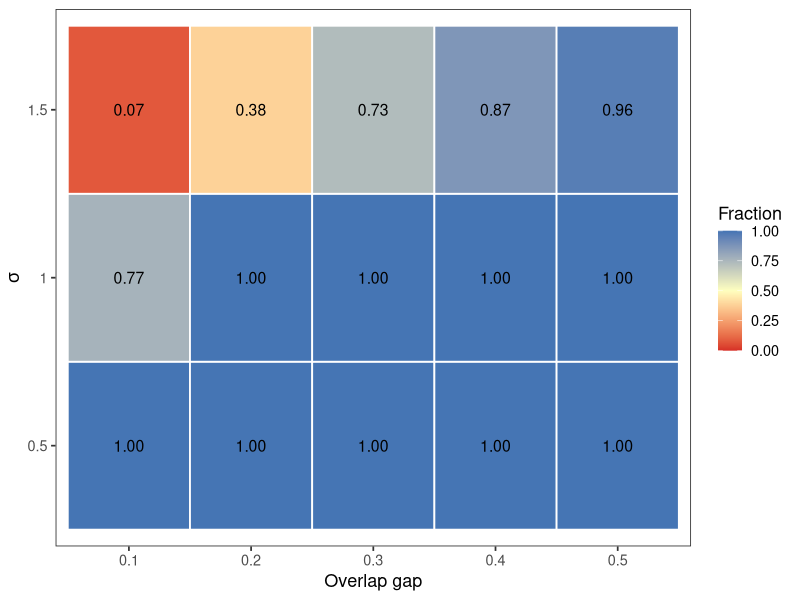

R code for this plot: (Note: this script raises an error after producing the figure.)
## ---- chunk 1
#| label: setup
#| include: false
library(tidyverse)
library(knitr)
library(kableExtra)

d1 <- read.csv("../data/grid_results_model1.csv") %>%
  mutate(gap           = round(item_overlap - class_overlap, 10),
         frac_ow_lt_ob = frac_detected - frac_ob_lt_ow,
         frac_neither  = 1 - frac_detected)

d2 <- read.csv("../data/grid_results_model2.csv") %>%
  mutate(gap           = round(item_overlap - class_overlap, 10),
         frac_tie      = pmax(0, frac_detected - frac_ob_lt_ow - frac_ow_lt_ob),
         frac_neither  = 1 - frac_detected)
## ---- chunk 2
#| label: m1-overall
#| include: false
ob_pct  <- round(mean(d1$frac_ob_lt_ow) * 100)
ow_pct  <- round(mean(d1$frac_ow_lt_ob) * 100)
nei_pct <- round(mean(d1$frac_neither)  * 100)
## ---- chunk 3
#| label: fig-m1-heatmap
#| fig-cap: "Zero-Sensitivity Learner: fraction of seeds with $o_b < o_w$ across the parameter space, averaged over $\\mu \\in \\{10, 30, 60, 100\\}$. Blue = $o_b < o_w$ dominates; red = $o_w < o_b$ dominates; yellow $\\approx 0.5$ marks the transition. The complement of the displayed fraction is split between $o_w < o_b$ and neither-detected seeds."
#| fig-width: 5.5
#| fig-height: 2.6
d1 %>%
  group_by(sigma, gap) %>%
  summarise(frac_ob_lt_ow = mean(frac_ob_lt_ow), .groups = "drop") %>%
  ggplot(aes(x = factor(round(gap, 2)), y = factor(sigma), fill = frac_ob_lt_ow)) +
  geom_tile(colour = "white", linewidth = 0.6) +
  geom_text(aes(label = sprintf("%.2f", frac_ob_lt_ow)), size = 4.0) +
  scale_fill_gradient2(
    low = "#d73027", mid = "#ffffbf", high = "#4575b4",
    midpoint = 0.5, limits = c(0, 1),
    name = "Fraction"
  ) +
  labs(
    x = "Overlap gap",
    y = expression(sigma)
  ) +
  theme_bw(base_size = 13) +
  theme(legend.position = "right", panel.grid = element_blank())
## ---- chunk 4
#| label: m2-overall
#| include: false
m2_means <- d2 %>%
  group_by(add_k) %>%
  summarise(ob  = round(mean(frac_ob_lt_ow), 3),
            ow  = round(mean(frac_ow_lt_ob),  3),
            tie = round(mean(frac_tie),       3),
            nei = round(mean(frac_neither),   3))
## ---- chunk 5
#| label: tbl-m2-summary-table
#| tbl-cap: "Variable-Sensitivity Learner overall means by $k$. 'Tie' indicates both onsets detected at the same $n_{\\text{obs}}$ grid point."
#| tbl-pos: "H"
knitr::kable(m2_means, booktabs = TRUE, escape = FALSE, format = "latex", linesep = "",
      col.names = c("$k$", "$o_b < o_w$", "$o_w < o_b$", "Tie", "Neither"))
## ---- chunk 6
#| label: fig-k-trajectories
#| fig-cap: "Variable-Sensitivity Learner: $o_b$ and $o_w$ criteria over corpus size for three values of $k$ straddling the transition. Blue solid: $o_b$ criterion (fraction of verbs passing the Mann-Whitney test, left axis). Red dashed: $o_w$ criterion (mean within-class $D_\\text{JS}$, right axis). Dotted lines mark the onset thresholds (CLASS\\_FRAC $= 0.10$; DJS\\_THRESH $= 0.01$). Parameters: $\\mu = 100$, $\\sigma = 0.5$, item\\_overlap $= 0.7$, class\\_overlap $= 0.2$; 20 seeds; 95\\% CI ribbons."
#| out-width: "100%"
knitr::include_graphics("k_trajectories.png")
## ---- chunk 7
#| label: fig-m2-heatmap
#| fig-cap: "Variable-Sensitivity Learner: fraction of seeds with $o_b < o_w$ by $k$, $\\sigma$, and overlap gap, averaged over $\\mu \\in \\{10, 30, 60, 100\\}$. Blue = $o_b < o_w$ dominates; red = $o_w < o_b$ dominates. At $k \\leq 0.1$ virtually all seeds produce $o_w < o_b$; the transition emerges at $k = 0.5$ and $o_b < o_w$ dominates by $k = 1.0$."
#| fig-width: 6.5
#| fig-height: 5
d2 %>%
  filter(add_k %in% c(0.01, 0.1, 0.5, 1.0)) %>%
  group_by(add_k, sigma, gap) %>%
  summarise(frac_ob_lt_ow = mean(frac_ob_lt_ow), .groups = "drop") %>%
  mutate(k_label = factor(add_k,
                           levels = c(0.01, 0.1, 0.5, 1.0),
                           labels = c("k = 0.01", "k = 0.1",
                                      "k = 0.5",   "k = 1.0"))) %>%
  ggplot(aes(x = factor(round(gap, 2)), y = factor(sigma), fill = frac_ob_lt_ow)) +
  geom_tile(colour = "white", linewidth = 0.5) +
  geom_text(aes(label = sprintf("%.2f", frac_ob_lt_ow)), size = 3.0) +
  scale_fill_gradient2(
    low = "#d73027", mid = "#ffffbf", high = "#4575b4",
    midpoint = 0.5, limits = c(0, 1),
    name = "Fraction"
  ) +
  facet_wrap(~ k_label, ncol = 2) +
  labs(
    x = "Overlap gap",
    y = expression(sigma)
  ) +
  theme_bw(base_size = 12) +
  theme(legend.position = "right", panel.grid = element_blank(),
        strip.text = element_text(size = 12))
## ---- chunk 8
#| label: tbl-babylm
#| tbl-cap: "Next-token distribution statistics at checkpoint 1 of OPT-125M (BabyLM). All 71 verbs are at 98.3\\% of maximum entropy at the first checkpoint."
#| tbl-pos: "H"
babylm <- data.frame(
  Metric  = c("Template",
              "Vocabulary size",
              "Maximum entropy (uniform)",
              "Mean verb entropy at checkpoint 1",
              "Fraction of maximum entropy",
              "Mean within-class $D_\\text{JS}$",
              "Mean between-class $D_\\text{JS}$",
              "Between / within ratio"),
  Value   = c("`\"They {verb} to the\"`",
              "8,192",
              "9.011 nats",
              "8.857 nats",
              "98.3\\%",
              "0.0074",
              "0.0074",
              "1.002")
)

knitr::kable(babylm, escape = FALSE, booktabs = TRUE, format = "latex", linesep = "",
      col.names = c("Metric", "Value"))
## ---- chunk 9
#| label: tbl-params
#| tbl-cap: "Parameter grid. All combinations with class\\_overlap $<$ item\\_overlap are valid (108 structural combinations)."
#| tbl-pos: "H"
data.frame(
  Parameter   = c("$\\mu$", "$\\sigma$", "item\\_overlap",
                  "class\\_overlap", "Seeds", "$k$ (Variable-Sensitivity only)"),
  Values      = c("10, 30, 60, 100", "0.5, 1.0, 1.5",
                  "0.5, 0.6, 0.7",  "0.2, 0.3, 0.4", "50",
                  "0.001, 0.01, 0.1, 0.5, 1.0"),
  Description = c("Mean lognormal weight on preferred tokens",
                  "Log-normal spread across preferred tokens",
                  "Within-class token sharing fraction",
                  "Cross-class token sharing fraction",
                  "Random seeds per parameter combination",
                  "Smoothing strength (controls sensitivity)")
) %>%
  knitr::kable(escape = FALSE, booktabs = TRUE, format = "latex", linesep = "",
        col.names = c("Parameter", "Values tested", "Description"))
## ---- chunk 10
#| label: tbl-m1-sigma1
#| tbl-cap: "Zero-Sensitivity Learner, $\\sigma = 1.0$: results by overlap gap and $\\mu$. Format: $o_b < o_w$ / $o_w < o_b$ / neither."
#| tbl-pos: "H"
agg1_mu <- d1 %>%
  group_by(sigma, gap, mu) %>%
  summarise(across(c(frac_ob_lt_ow, frac_ow_lt_ob, frac_neither), mean),
            .groups = "drop") %>%
  mutate(cell = sprintf("%.2f / %.2f / %.2f",
                        frac_ob_lt_ow, frac_ow_lt_ob, frac_neither)) %>%
  filter(sigma == 1.0) %>%
  select(gap, mu, cell) %>%
  pivot_wider(names_from = mu, values_from = cell)

names(agg1_mu) <- c("gap", paste0("$\\mu = ", sort(unique(d1$mu)), "$"))

knitr::kable(agg1_mu, escape = FALSE, booktabs = TRUE, format = "latex", linesep = "")
## ---- chunk 11
#| label: tbl-m1-sigma15
#| tbl-cap: "Zero-Sensitivity Learner, $\\sigma = 1.5$: results by overlap gap and $\\mu$. Format: $o_b < o_w$ / $o_w < o_b$ / neither."
#| tbl-pos: "H"
agg1_mu15 <- d1 %>%
  group_by(sigma, gap, mu) %>%
  summarise(across(c(frac_ob_lt_ow, frac_ow_lt_ob, frac_neither), mean),
            .groups = "drop") %>%
  mutate(cell = sprintf("%.2f / %.2f / %.2f",
                        frac_ob_lt_ow, frac_ow_lt_ob, frac_neither)) %>%
  filter(sigma == 1.5) %>%
  select(gap, mu, cell) %>%
  pivot_wider(names_from = mu, values_from = cell)

names(agg1_mu15) <- c("gap", paste0("$\\mu = ", sort(unique(d1$mu)), "$"))

knitr::kable(agg1_mu15, escape = FALSE, booktabs = TRUE, format = "latex", linesep = "")
## ---- chunk 12
#| label: tbl-m2-k05
#| tbl-cap: "Variable-Sensitivity Learner, $k = 0.5$: results by $\\sigma$, overlap gap, and $\\mu$. Format: $o_b < o_w$ / $o_w < o_b$ / neither."
#| tbl-pos: "H"
d2 %>%
  filter(add_k == 0.5, sigma != 0.5) %>%
  group_by(sigma, gap, mu) %>%
  summarise(across(c(frac_ob_lt_ow, frac_ow_lt_ob, frac_neither), mean),
            .groups = "drop") %>%
  mutate(cell = sprintf("%.2f / %.2f / %.2f",
                        frac_ob_lt_ow, frac_ow_lt_ob, frac_neither)) %>%
  select(sigma, gap, mu, cell) %>%
  pivot_wider(names_from = mu, values_from = cell) %>%
  knitr::kable(escape = FALSE, booktabs = TRUE, format = "latex", linesep = "",
        col.names = c("$\\sigma$", "gap",
                      paste0("$\\mu = ", sort(unique(d2$mu)), "$")))
## ---- chunk 13
#| label: tbl-model3-full
#| tbl-cap: "Model 3 (Zipfian): fraction of seeds by $k$, $s$, $\\sigma$, and overlap gap, averaged over $\\mu$. Format: $o_b < o_w$ / $o_w < o_b$."
#| tbl-pos: "H"
d3 <- read.csv("../grid_results_model3.csv") %>%
  mutate(gap = round(item_overlap - class_overlap, 2))

d3 %>%
  group_by(add_k, zipf_s, sigma, gap) %>%
  summarise(across(c(frac_ob_lt_ow, frac_ow_lt_ob), mean), .groups = "drop") %>%
  mutate(cell    = sprintf("%.2f / %.2f", frac_ob_lt_ow, frac_ow_lt_ob),
         k_label = paste0("$k = ", add_k, "$"),
         s_label = paste0("$s = ", zipf_s, "$")) %>%
  select(k_label, s_label, sigma, gap, cell) %>%
  pivot_wider(names_from = gap, values_from = cell) %>%
  knitr::kable(escape = FALSE, booktabs = TRUE, format = "latex", linesep = "",
        col.names = c("$k$", "$s$", "$\\sigma$",
                      paste0("gap = ", sort(unique(d3$gap))))) %>%
  kableExtra::kable_styling(latex_options = "scale_down")
## ---- chunk 14
#| label: tbl-full-zsl
#| tbl-cap: "Zero-Sensitivity Learner: fraction of seeds by $\\sigma$ and overlap gap."
#| tbl-pos: "H"
d1 %>%
  group_by(sigma, gap) %>%
  summarise(across(c(frac_ob_lt_ow, frac_ow_lt_ob, frac_neither), mean),
            .groups = "drop") %>%
  mutate(cell = sprintf("%.2f / %.2f / %.2f",
                        frac_ob_lt_ow, frac_ow_lt_ob, frac_neither)) %>%
  select(sigma, gap, cell) %>%
  pivot_wider(names_from = gap, values_from = cell) %>%
  knitr::kable(escape = FALSE, booktabs = TRUE, format = "latex", linesep = "",
        col.names = c("$\\sigma$",
                      paste0("gap = ", sort(unique(round(d1$gap, 2))))))
## ---- chunk 15
#| label: tbl-full-vsl
#| tbl-cap: "Variable-Sensitivity Learner: fraction of seeds by $k$, $\\sigma$, and overlap gap (all $k$ values including $k = 0.001$)."
#| tbl-pos: "H"
d2 %>%
  group_by(add_k, sigma, gap) %>%
  summarise(across(c(frac_ob_lt_ow, frac_ow_lt_ob, frac_tie, frac_neither), mean),
            .groups = "drop") %>%
  mutate(k_label = paste0("k = ", add_k),
         cell    = sprintf("%.2f / %.2f / %.2f / %.2f",
                           frac_ob_lt_ow, frac_ow_lt_ob,
                           frac_tie, frac_neither)) %>%
  select(k_label, sigma, gap, cell) %>%
  pivot_wider(names_from = gap, values_from = cell) %>%
  knitr::kable(escape = FALSE, booktabs = TRUE, format = "latex", linesep = "",
        col.names = c("$k$", "$\\sigma$",
                      paste0("gap = ", sort(unique(round(d2$gap, 2)))))) %>%
  kableExtra::kable_styling(latex_options = "scale_down")
## ---- chunk 16
#| label: tbl-robustness-case1
#| tbl-cap: "Case 1 (Zero-Sensitivity Learner, $o_b < o_w$): fraction of seeds with $o_b < o_w$ across all threshold combinations. $o_w < o_b = 0.00$ and neither $= 0.00$ throughout."
#| tbl-pos: "H"
cf_vals <- c(0.01, 0.05, 0.10, 0.20, 0.30)
dt_vals <- c(0.001, 0.005, 0.010, 0.020, 0.050)

# Case 1 (ob < ow): frac_ob_lt_ow = 1.00 across all 25 combinations
case1_ob <- matrix(1.00, nrow = 5, ncol = 5,
                   dimnames = list(paste0("CLASS_FRAC = ", cf_vals),
                                   paste0("DJS = ", dt_vals)))

# Case 2 (ow < ob): frac_ow_lt_ob varies with CLASS_FRAC only;
# frac_ob_lt_ow = 0.00 throughout; frac_neither = 1 - frac_ow_lt_ob
ow_by_cf  <- c(0.52, 0.88, 0.98, 0.98, 1.00)
case2_ow  <- matrix(rep(ow_by_cf, 5), nrow = 5, ncol = 5,
                    dimnames = list(paste0("CLASS_FRAC = ", cf_vals),
                                    paste0("DJS = ", dt_vals)))

knitr::kable(case1_ob, booktabs = TRUE, digits = 2, format = "latex", linesep = "")
## ---- chunk 17
#| label: tbl-robustness-case2
#| tbl-cap: "Case 2 (Variable-Sensitivity Learner, $k = 0.001$, $o_w < o_b$): fraction of seeds with $o_w < o_b$. $o_b < o_w = 0.00$ throughout. Results are constant across DJS\\_THRESH because within-class $D_{\\text{JS}}$ spikes to $\\approx 0.5$ at $n_{\\text{obs}} = 1$, trivially exceeding any threshold in the tested range. The 'neither' complement at low CLASS\\_FRAC consists of ties ($o_b = o_w$ at the same grid step) rather than undetected onsets."
#| tbl-pos: "H"
knitr::kable(case2_ow, booktabs = TRUE, digits = 2, format = "latex", linesep = "")
